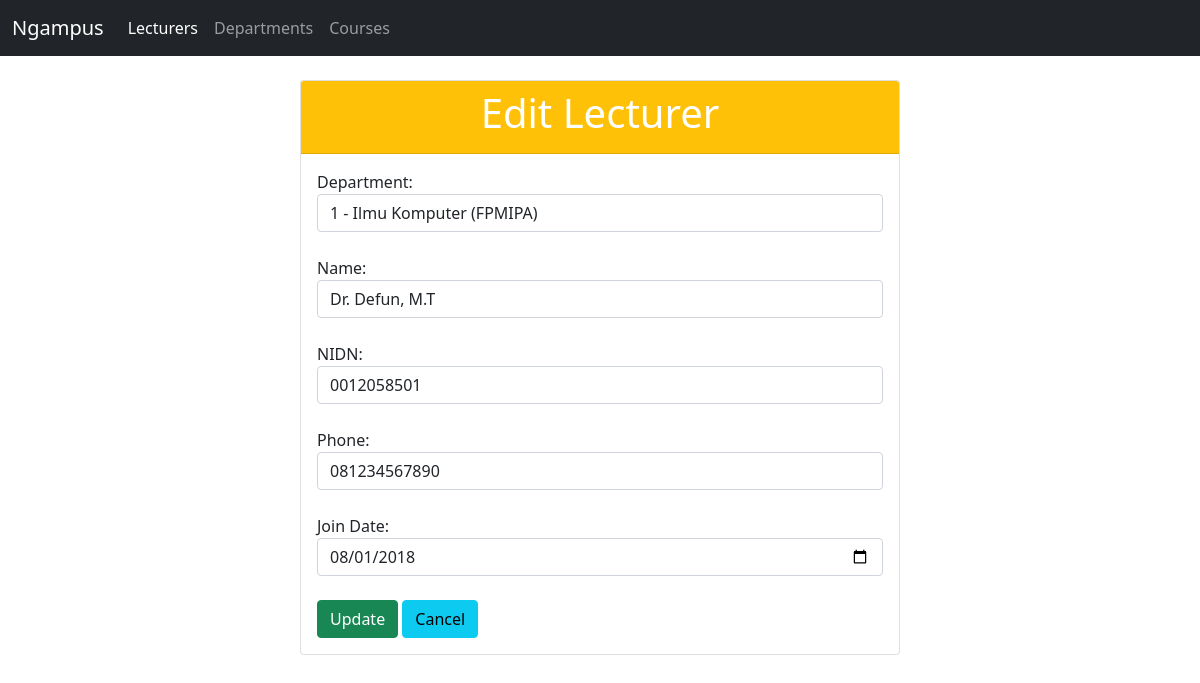
/Code/public/lecturers/edit/1, run on the app's committed database.
### tables this page shows
CREATE TABLE lecturers (
    id INT AUTO_INCREMENT PRIMARY KEY,
    name VARCHAR(100) NOT NULL,
    nidn VARCHAR(20) NOT NULL,
    phone VARCHAR(20) NOT NULL,
    join_date DATE NOT NULL,
    department_id INT,
    FOREIGN KEY (department_id) REFERENCES departments(id) ON DELETE SET NULL
);

CREATE TABLE departments (
    id INT AUTO_INCREMENT PRIMARY KEY,
    department_name VARCHAR(100) NOT NULL,
    faculty VARCHAR(100) NOT NULL
);

### Code/app/controllers/LecturerController.php (called while the page is built, shortened)
<?php
require_once __DIR__ . "/../models/Lecturer.php";
require_once __DIR__ . "/../models/Department.php";
class LecturerController {
    public function edit($id) {
        $lecturerModel = new Lecturer();
        $data = $lecturerModel->getById($id);
        $departmentModel = new Department();
        $departments = $departmentModel->getAll();
        include "../app/views/lecturers/edit.php";
    }
}

### Code/app/core/Database.php (called while the page is built, shortened)
<?php
class Database {
    private $host = "localhost";
    private $user = "root";
    private $pass = "";
    private $db   = "db_academic";
    protected $conn;
    public function __construct() {
        $this->conn = mysqli_connect($this->host, $this->user, $this->pass, $this->db);
        mysqli_set_charset($this->conn, "utf8mb4");
    }
    public function fetchAll($query, $params = []) {
        if (empty($params)) {
            $result = mysqli_query($this->conn, $query);
            return mysqli_fetch_all($result, MYSQLI_ASSOC);
        }
        $stmt = mysqli_prepare($this->conn, $query);
        $types = "";
        mysqli_stmt_bind_param($stmt, $types, ...$params);
        mysqli_stmt_execute($stmt);
        $result = mysqli_stmt_get_result($stmt);
        $data = $result ? mysqli_fetch_all($result, MYSQLI_ASSOC) : [];
        return $data;
    }
    public function fetchOne($query, $params = []) {
        $stmt = mysqli_prepare($this->conn, $query);
        $types = "";
        foreach ($params as $param) {
            if (is_int($param)) {
                $types .= "i";
            } elseif (is_float($param)) {
                $types .= "d";
            } else {
                $types .= "s";
            }
        }
        mysqli_stmt_bind_param($stmt, $types, ...$params);
        mysqli_stmt_execute($stmt);
        $result = mysqli_stmt_get_result($stmt);
        $row = $result ? mysqli_fetch_assoc($result) : null;
        return $row;
    }
}

### Code/app/models/Lecturer.php (called while the page is built, shortened)
<?php
require_once __DIR__ . "/../core/Database.php";
class Lecturer extends Database {
    public function getById($id) {
        return $this->fetchOne("SELECT * FROM lecturers WHERE id = ?", [(int)$id]);
    }
}

### Code/app/models/Department.php (called while the page is built, shortened)
<?php
require_once __DIR__ . "/../core/Database.php";
class Department extends Database {
    public function getAll() {
        return $this->fetchAll("SELECT * FROM departments ORDER BY id ASC");
    }
}

### Code/app/views/lecturers/edit.php (the view, shortened to what this page needs)
<!DOCTYPE html>
<html>
<head>
    <link rel="stylesheet" href="<?= BASEURL ?>assets/bootstrap.min.css">
</head>
<body>
<nav class="navbar navbar-expand-lg navbar-dark bg-dark">
    <div class="container-fluid">
        <a class="navbar-brand" href="<?= BASEURL ?>lecturers">Ngampus</a>
        <div class="collapse navbar-collapse" id="navbarNav">
            <ul class="navbar-nav">
                <li class="nav-item"><a class="nav-link active" href="<?= BASEURL ?>lecturers">Lecturers</a></li>
                <li class="nav-item"><a class="nav-link" href="<?= BASEURL ?>departments">Departments</a></li>
                <li class="nav-item"><a class="nav-link" href="<?= BASEURL ?>courses">Courses</a></li>
            </ul>
        </div>
    </div>
</nav>
<div class="col-lg-6 m-auto mt-4">
    <form method="post" action="<?= BASEURL ?>lecturers/update/<?= $data['id'] ?>">
        <div class="card">
            <div class="card-header bg-warning">
                <h1 class="text-white text-center">Edit Lecturer</h1>
            </div>
            <div class="card-body">
                <label>Department:</label>
                <select name="department_id" class="form-control" required>
                    <?php if (!empty($departments)): ?>
                        <?php foreach ($departments as $d): ?>
                            <option value="<?= $d['id'] ?>" <?= ($d['id'] == $data['department_id']) ? 'selected' : '' ?>>
                                <?= $d['id'] ?> - <?= htmlspecialchars($d['department_name']) ?> (<?= htmlspecialchars($d['faculty']) ?>)
                            </option>
                        <?php endforeach; ?>
                    <?php endif; ?>
                </select><br>
                <label>Name:</label>
                <input type="text" name="name" value="<?= htmlspecialchars($data['name']) ?>" class="form-control" required><br>
                <label>NIDN:</label>
                <input type="text" name="nidn" value="<?= htmlspecialchars($data['nidn']) ?>" class="form-control" required><br>
                <label>Phone:</label>
                <input type="text" name="phone" value="<?= htmlspecialchars($data['phone']) ?>" class="form-control" required><br>
                <label>Join Date:</label>
                <input type="date" name="join_date" value="<?= htmlspecialchars($data['join_date']) ?>" class="form-control" required><br>
                <button class="btn btn-success" type="submit">Update</button>
                <a class="btn btn-info" href="<?= BASEURL ?>lecturers">Cancel</a>
            </div>
        </div>
    </form>
</div>
</body>
</html>

### data on the page
lecturers: department_id "1 - Ilmu Komputer (FPMIPA)", name "Dr. Defun, M.T", nidn "0012058501", phone "081234567890", join_date "08/01/2018"
